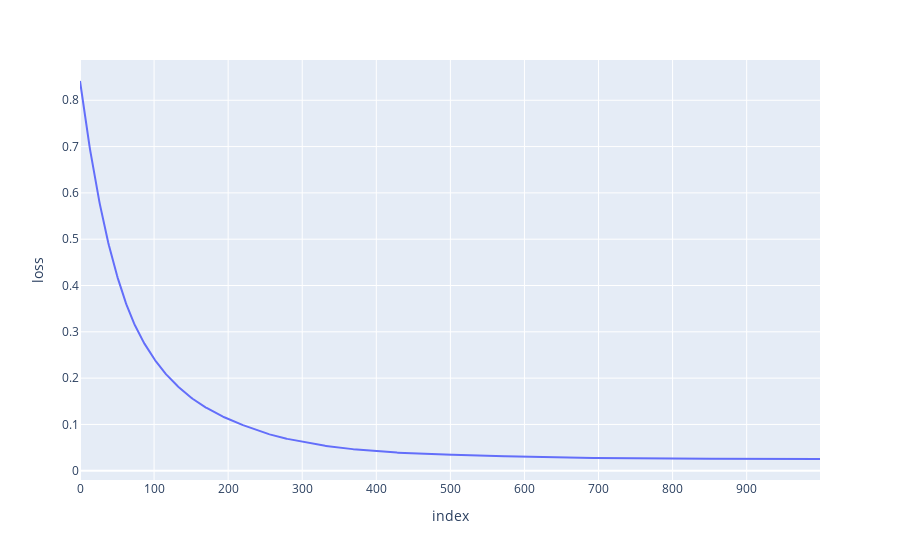
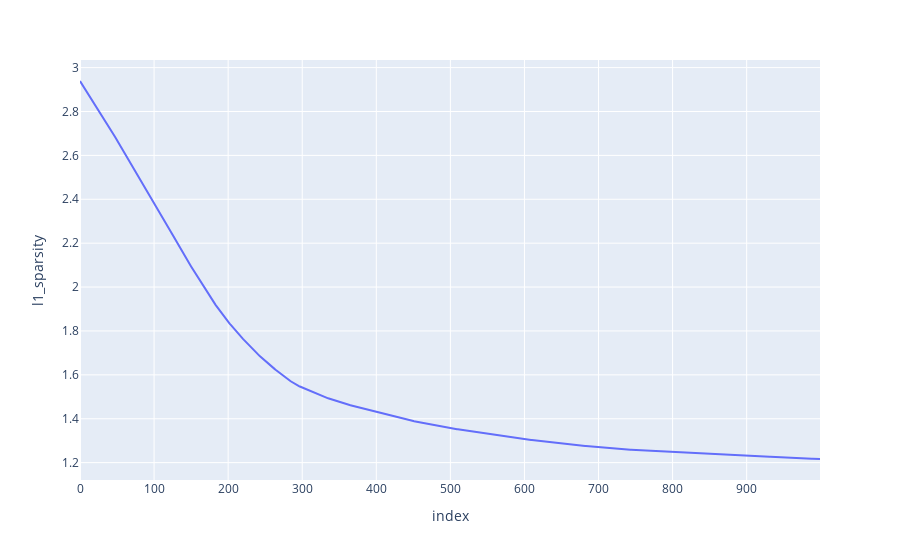
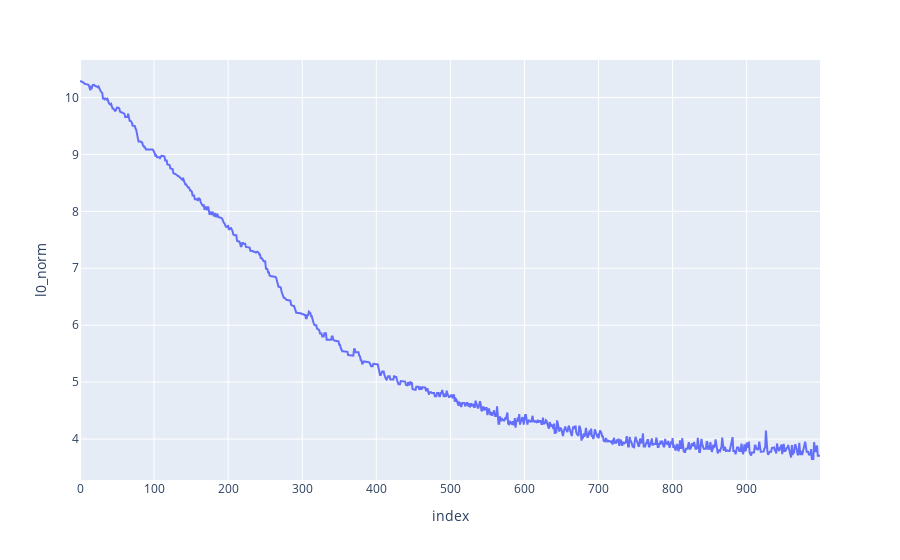

Write notebook code for charts like these, in order.
### Code cell
sae.plot_losses()

### Figure 1 — Plotly figure (JSON) as saved in the notebook; plotly's stock layout.template omitted (floating-point values rounded to 4 significant figures; data arrays with more than 128 entries replaced by an {"elided": "..."} marker saying what was removed)
{"data": [{"hovertemplate": "index=%{x}<br>loss=%{y}<extra></extra>", "legendgroup": "", "line": {"color": "#636efa", "dash": "solid"}, "marker": {"symbol": "circle"}, "mode": "lines", "name": "", "orientation": "v", "showlegend": false, "type": "scatter", "x": {"elided": "1000 int values"}, "xaxis": "x", "y": {"elided": "1000 float values"}, "yaxis": "y"}], "layout": {"legend": {"tracegroupgap": 0}, "margin": {"t": 60}, "xaxis": {"anchor": "y", "domain": [0, 1], "title": {"text": "index"}}, "yaxis": {"anchor": "x", "domain": [0, 1], "title": {"text": "loss"}}}}

### Figure 2 — Plotly figure (JSON) as saved in the notebook; plotly's stock layout.template omitted (floating-point values rounded to 4 significant figures; data arrays with more than 128 entries replaced by an {"elided": "..."} marker saying what was removed)
{"data": [{"hovertemplate": "index=%{x}<br>l1_sparsity=%{y}<extra></extra>", "legendgroup": "", "line": {"color": "#636efa", "dash": "solid"}, "marker": {"symbol": "circle"}, "mode": "lines", "name": "", "orientation": "v", "showlegend": false, "type": "scatter", "x": {"elided": "1000 int values"}, "xaxis": "x", "y": {"elided": "1000 float values"}, "yaxis": "y"}], "layout": {"legend": {"tracegroupgap": 0}, "margin": {"t": 60}, "xaxis": {"anchor": "y", "domain": [0, 1], "title": {"text": "index"}}, "yaxis": {"anchor": "x", "domain": [0, 1], "title": {"text": "l1_sparsity"}}}}

### Figure 3 — Plotly figure (JSON) as saved in the notebook; plotly's stock layout.template omitted (floating-point values rounded to 4 significant figures; data arrays with more than 128 entries replaced by an {"elided": "..."} marker saying what was removed)
{"data": [{"hovertemplate": "index=%{x}<br>l0_norm=%{y}<extra></extra>", "legendgroup": "", "line": {"color": "#636efa", "dash": "solid"}, "marker": {"symbol": "circle"}, "mode": "lines", "name": "", "orientation": "v", "showlegend": false, "type": "scatter", "x": {"elided": "1000 int values"}, "xaxis": "x", "y": {"elided": "1000 float values"}, "yaxis": "y"}], "layout": {"legend": {"tracegroupgap": 0}, "margin": {"t": 60}, "xaxis": {"anchor": "y", "domain": [0, 1], "title": {"text": "index"}}, "yaxis": {"anchor": "x", "domain": [0, 1], "title": {"text": "l0_norm"}}}}
